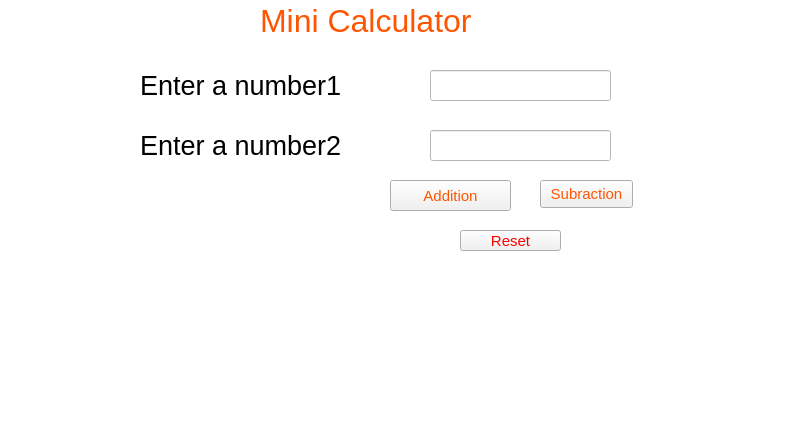
<?xml version="1.0" encoding="UTF-8"?>
<ui version="4.0">
 <class>MainWindow</class>
 <widget class="QMainWindow" name="MainWindow">
  <property name="geometry">
   <rect>
    <x>0</x>
    <y>0</y>
    <width>800</width>
    <height>439</height>
   </rect>
  </property>
  <property name="windowTitle">
   <string>MainWindow</string>
  </property>
  <property name="styleSheet">
   <string notr="true">background-color: rgb(255, 255, 255);</string>
  </property>
  <widget class="QWidget" name="centralwidget">
   <widget class="QLabel" name="label">
    <property name="geometry">
     <rect>
      <x>260</x>
      <y>0</y>
      <width>271</width>
      <height>41</height>
     </rect>
    </property>
    <property name="font">
     <font>
      <pointsize>24</pointsize>
     </font>
    </property>
    <property name="styleSheet">
     <string notr="true">color: rgb(255, 85, 0);</string>
    </property>
    <property name="text">
     <string>Mini Calculator</string>
    </property>
   </widget>
   <widget class="QLabel" name="label_2">
    <property name="geometry">
     <rect>
      <x>140</x>
      <y>70</y>
      <width>251</width>
      <height>31</height>
     </rect>
    </property>
    <property name="font">
     <font>
      <pointsize>20</pointsize>
     </font>
    </property>
    <property name="text">
     <string>Enter a number1</string>
    </property>
   </widget>
   <widget class="QLineEdit" name="lineEdit">
    <property name="geometry">
     <rect>
      <x>430</x>
      <y>70</y>
      <width>181</width>
      <height>31</height>
     </rect>
    </property>
   </widget>
   <widget class="QLabel" name="label_3">
    <property name="geometry">
     <rect>
      <x>140</x>
      <y>130</y>
      <width>251</width>
      <height>31</height>
     </rect>
    </property>
    <property name="font">
     <font>
      <pointsize>20</pointsize>
     </font>
    </property>
    <property name="text">
     <string>Enter a number2</string>
    </property>
   </widget>
   <widget class="QLineEdit" name="lineEdit_2">
    <property name="geometry">
     <rect>
      <x>430</x>
      <y>130</y>
      <width>181</width>
      <height>31</height>
     </rect>
    </property>
   </widget>
   <widget class="QPushButton" name="pushButton">
    <property name="geometry">
     <rect>
      <x>390</x>
      <y>180</y>
      <width>121</width>
      <height>31</height>
     </rect>
    </property>
    <property name="font">
     <font>
      <pointsize>11</pointsize>
     </font>
    </property>
    <property name="styleSheet">
     <string notr="true">color: rgb(255, 85, 0);
background-color: rgb(241, 241, 241);</string>
    </property>
    <property name="text">
     <string>Addition</string>
    </property>
   </widget>
   <widget class="QPushButton" name="pushButton_2">
    <property name="geometry">
     <rect>
      <x>540</x>
      <y>180</y>
      <width>93</width>
      <height>28</height>
     </rect>
    </property>
    <property name="font">
     <font>
      <pointsize>11</pointsize>
     </font>
    </property>
    <property name="styleSheet">
     <string notr="true">

color: rgb(255, 85, 0);
background-color: rgb(241, 241, 241);</string>
    </property>
    <property name="text">
     <string>Subraction</string>
    </property>
   </widget>
   <widget class="QPushButton" name="pushButton_3">
    <property name="geometry">
     <rect>
      <x>460</x>
      <y>230</y>
      <width>101</width>
      <height>21</height>
     </rect>
    </property>
    <property name="font">
     <font>
      <pointsize>11</pointsize>
     </font>
    </property>
    <property name="styleSheet">
     <string notr="true">color: rgb(255, 0, 0);
background-color: rgb(241, 241, 241);</string>
    </property>
    <property name="text">
     <string>Reset</string>
    </property>
   </widget>
   <widget class="QLabel" name="label_4">
    <property name="geometry">
     <rect>
      <x>190</x>
      <y>290</y>
      <width>461</width>
      <height>41</height>
     </rect>
    </property>
    <property name="font">
     <font>
      <pointsize>18</pointsize>
     </font>
    </property>
    <property name="text">
     <string/>
    </property>
   </widget>
  </widget>
  <widget class="QMenuBar" name="menubar">
   <property name="geometry">
    <rect>
     <x>0</x>
     <y>0</y>
     <width>800</width>
     <height>26</height>
    </rect>
   </property>
  </widget>
  <widget class="QStatusBar" name="statusbar"/>
 </widget>
 <resources/>
 <connections/>
</ui>
